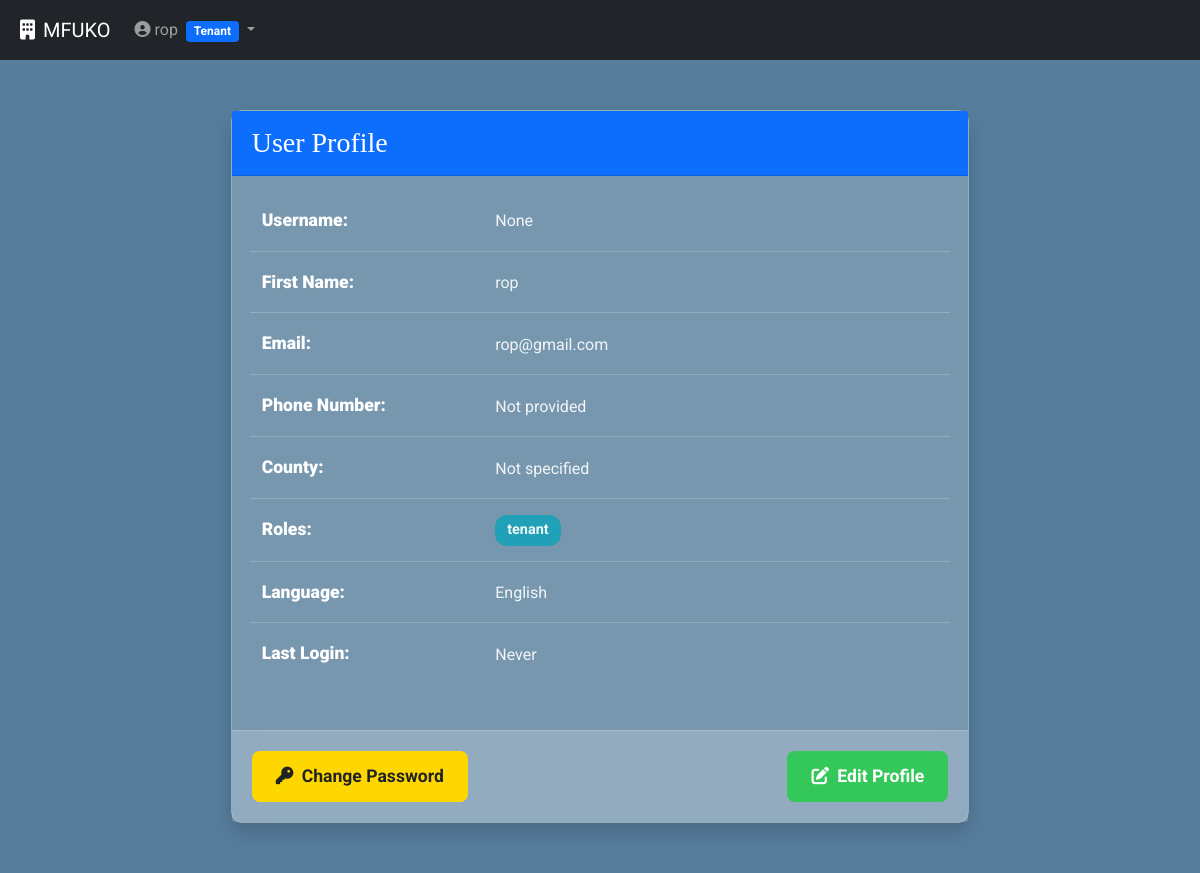
Screenshot of /auth/profile (signed in) with the database file from the repository.
### app/models.py (models this page shows, shortened)
class User(db.Model, UserMixin):
    __tablename__ = 'user'
    id = db.Column(db.Integer, primary_key=True)
    username = db.Column(db.String(255), unique=True, nullable=True)
    email = db.Column(db.String(120), unique=True, nullable=False)
    password = db.Column(db.String(255), nullable=False)
    active = db.Column(db.Boolean(), default=True)
    fs_uniquifier = db.Column(db.String(64), unique=True, nullable=False)
    confirmed_at = db.Column(db.DateTime)
    last_login_at = db.Column(db.DateTime)
    current_login_at = db.Column(db.DateTime)
    last_login_ip = db.Column(db.String(100))
    current_login_ip = db.Column(db.String(100))
    login_count = db.Column(db.Integer)
    first_name = db.Column(db.String(100))
    last_name = db.Column(db.String(100))
    us_phone_number = db.Column(db.String(20))
    county_id = db.Column(db.Integer, db.ForeignKey('county.id', ondelete='SET NULL'), nullable=True)
    county = db.relationship('County', backref='users')
    language = db.Column(db.String(10), default='en')
    notification_preferences = db.Column(db.Text, default='{}')
    roles = db.relationship('Role', secondary='roles_users', backref=db.backref('users', lazy='dynamic'))
    properties = db.relationship('Property', backref='landlord', lazy=True)
    tenant_profile = db.relationship('Tenant', uselist=False, backref='user', cascade="all, delete-orphan")
    payments_made = db.relationship('Payment', backref='payer', lazy=True)
    audit_logs = db.relationship('AuditLog', backref='user', lazy=True)
    @property
    def prefs(self):
        try:
            return json.loads(self.notification_preferences) if self.notification_preferences else {}
        except json.JSONDecodeError:
            return {}

class Role(db.Model):
    __tablename__ = 'role'
    id = db.Column(db.Integer, primary_key=True)
    name = db.Column(db.String(50), unique=True, nullable=False)
    description = db.Column(db.String(255))

### app/auth/routes.py (the view)
@auth.route('/profile')
@login_required
def profile():
    return render_template('security/profile.html', user=current_user)

### app/templates/security/profile.html (shortened to what this page needs)
{% extends "base.html" %}
{% block content %}
<!DOCTYPE html>
<html lang="en">
<head>
    <link href="https://cdn.jsdelivr.net/npm/bootstrap@5.1.3/dist/css/bootstrap.min.css" rel="stylesheet">
    <link rel="stylesheet" href="https://cdnjs.cloudflare.com/ajax/libs/animate.css/4.1.1/animate.min.css">
    <link rel="stylesheet" href="https://unpkg.com/aos@2.3.1/dist/aos.css">
    <link rel="stylesheet" href="https://cdnjs.cloudflare.com/ajax/libs/font-awesome/6.0.0-beta3/css/all.min.css" />
</head>
<body data-aos-easing="ease" data-aos-duration="1200" data-aos-delay="0">
    <div class="profile-wrapper jarallax" data-jarallax data-speed="0.8">
        <div class="overlay-lighter"></div>
        <div class="container">
            <div class="row justify-content-center">
                <div class="col-md-8" data-aos="fade-up">
                    <div class="card bg-glass">
                        <div class="card-header bg-primary text-white">
                            <h3 class="mb-0">{{ _('User Profile') }}</h3>
                        </div>
                        <div class="card-body">
                            <div class="row mb-3">
                                <div class="col-md-4"><strong>{{ _('Username') }}:</strong></div>
                                <div class="col-md-8">{{ user.username }}</div>
                            </div>
                            <div class="row mb-3">
                                <div class="col-md-4"><strong>{{ _('First Name') }}:</strong></div>
                                <div class="col-md-8">{{ user.first_name or _('Not provided') }}</div>
                            </div>
                            <div class="row mb-3">
                                <div class="col-md-4"><strong>{{ _('Email') }}:</strong></div>
                                <div class="col-md-8">{{ user.email }}</div>
                            </div>
                            <div class="row mb-3">
                                <div class="col-md-4"><strong>{{ _('Phone Number') }}:</strong></div>
                                <div class="col-md-8">{{ user.phone_number or _('Not provided') }}</div>
                            </div>
                            <div class="row mb-3">
                                <div class="col-md-4"><strong>{{ _('County') }}:</strong></div>
                                <div class="col-md-8">{{ user.county.name if user.county else _('Not specified') }}</div>
                            </div>
                            <div class="row mb-3">
                                <div class="col-md-4"><strong>{{ _('Roles') }}:</strong></div>
                                <div class="col-md-8">
                                    {% if user.roles %}
                                        {% for role in user.roles %}
                                            <span class="badge bg-info me-1">{{ role.name }}</span>
                                        {% endfor %}
                                    {% else %}
                                        {{ _('No roles') }}
                                    {% endif %}
                                </div>
                            </div>
                            <div class="row mb-3">
                                <div class="col-md-4"><strong>{{ _('Language') }}:</strong></div>
                                <div class="col-md-8">
                                    {% if user.language == 'en' %}
                                        {{ _('English') }}
                                    {% elif user.language == 'sw' %}
                                        {{ _('Swahili') }}
                                    {% else %}
                                        {{ _('Not set') }}
                                    {% endif %}
                                </div>
                            </div>
                            <div class="row mb-3">
                                <div class="col-md-4"><strong>{{ _('Last Login') }}:</strong></div>
                                <div class="col-md-8">
                                    {{ user.current_login_at.strftime('%Y-%m-%d %H:%M:%S') if user.current_login_at else _('Never') }}
                                </div>
                            </div>
                        </div>
                        <div class="card-footer d-flex justify-content-between">
                            <a href="{{ url_for('auth.forgot_password') }}" class="btn btn-warning bubble-effect">
                                <i class="fas fa-key me-1"></i> {{ _('Change Password') }}
                            </a>
                            <a href="{{ url_for('auth.edit_profile') }}" class="btn btn-primary bubble-effect">
                                <i class="fas fa-edit me-1"></i> {{ _('Edit Profile') }}
                            </a>
                        </div>
                    </div>
                </div>
            </div>
        </div>
    </div>
</body>
</html>
{% endblock %}

### app/templates/base.html (shortened to what this page needs)
<!DOCTYPE html>
<html lang="en">
<head>
    <link href="https://cdn.jsdelivr.net/npm/bootstrap@5.1.3/dist/css/bootstrap.min.css" rel="stylesheet">
    <link rel="stylesheet" href="https://cdnjs.cloudflare.com/ajax/libs/font-awesome/6.0.0-beta3/css/all.min.css" />
    <link rel="stylesheet" href="https://unpkg.com/aos@2.3.1/dist/aos.css">
    <link rel="stylesheet" href="https://unpkg.com/swiper@8.4.7/swiper-bundle.min.css">
</head>
<body data-aos-easing="ease" data-aos-duration="1200" data-aos-delay="0">
    <nav class="navbar navbar-expand-lg navbar-dark bg-dark">
        <div class="container">
            <a class="navbar-brand" href="{{ url_for('main.index') }}">
                <i class="fas fa-building me-2"></i>MFUKO
            </a>
            {% if current_user.is_authenticated %}
            <div class="collapse navbar-collapse" id="navbarNav">
                <ul class="navbar-nav">
                    <li class="nav-item dropdown">
                        <a class="nav-link dropdown-toggle" href="#" id="userDropdown" role="button" data-bs-toggle="dropdown">
                            <i class="fas fa-user-circle me-1"></i>{{ current_user.first_name }}
                            {% for role in current_user.roles %}
                            <span class="badge bg-primary role-badge ms-1">{{ role.name.replace('_', ' ').title() }}</span>
                            {% endfor %}
                        </a>
                    </li>
                </ul>
            </div>
            {% else %}
            <div class="d-flex">
                <a href="{{ url_for('auth.login') }}" class="btn btn-info me-2">Login</a>
                <a href="{{ url_for('auth.register') }}" class="btn btn-primary">Register</a>
            </div>
            {% endif %}
        </div>
    </nav>
    {% block content %}{% endblock %}
</body>
</html>

### app/templates/base.html (style rules this page uses)
:root { --primary-color: #34c759; --secondary-color: #2aa648; --accent-color: #ffd700; --text-color: #222; --light-text-color: #ffffff; --background-color: #f0f4fa; --card-background: rgba(155, 252, 240, 0.774); --shadow-light: rgba(11, 175, 120, 0.986); --shadow-medium: rgba(139, 134, 143, 0.15); --shadow-strong: rgba(139, 119, 119, 0.25); }
body { font-family: 'Roboto', sans-serif; margin: 0; padding: 0; box-sizing: border-box; background-color: var(--background-color); color: var(--text-color); line-height: 1.6; scroll-behavior: smooth; }
.container { max-width: 1200px; margin: 0 auto; padding: 0 20px; }
.bg-glass { background: rgba(255, 255, 255, 0.15); backdrop-filter: blur(12px); -webkit-backdrop-filter: blur(12px); border: 1px solid rgba(255, 255, 255, 0.2); box-shadow: 0 10px 20px var(--shadow-medium); }
.btn-primary { background-color: var(--primary-color); border: none; color: var(--light-text-color); padding: 12px 24px; border-radius: 8px; font-weight: 700; font-size: 1.1em; transition: background-color 0.3s ease, transform 0.2s ease, box-shadow 0.3s ease; }
.bubble-effect { position: relative; overflow: hidden; }
.bubble-effect::after { content: ''; position: absolute; top: 50%; left: 50%; width: 0; height: 0; background: rgba(255, 255, 255, 0.3); border-radius: 50%; transform: translate(-50%, -50%); transition: width 0.6s ease, height 0.6s ease; }

### rows the page displays
User: first_name "rop", username "None", email "rop@gmail.com", current_login_at "Never"
Role: name.replace "Tenant", name "tenant"

### other values shown
{{ user.phone_number or _('Not provided') }} "Not provided"
{{ user.county.name if user.county else _('Not specified') }} "Not specified"
